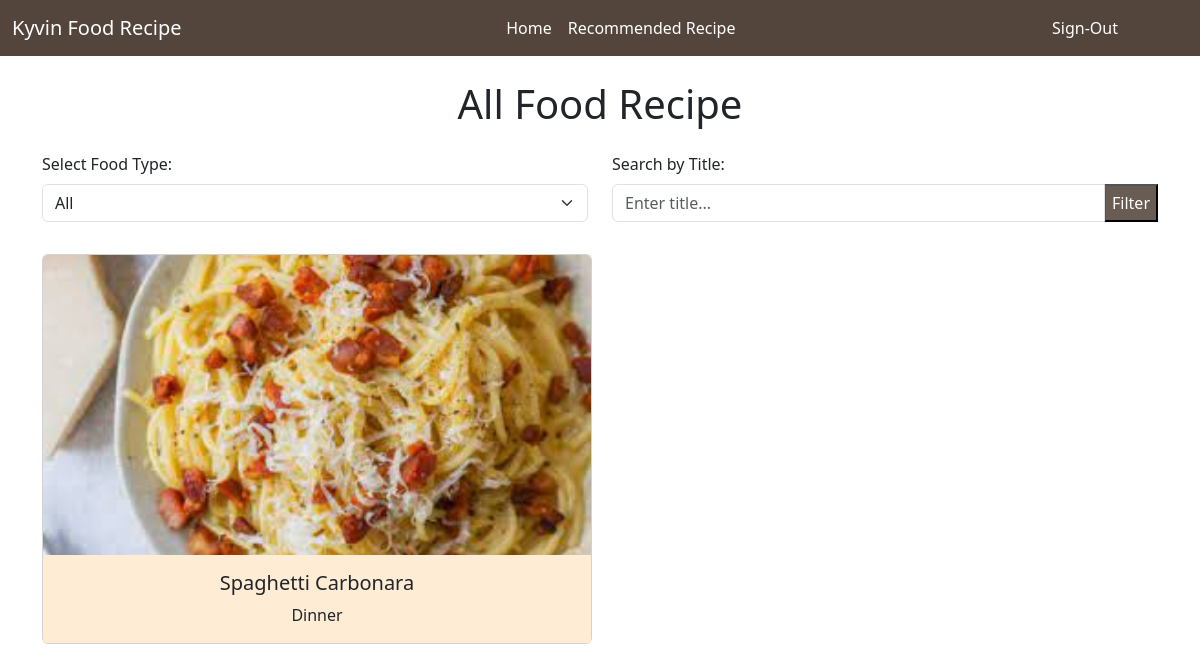
Page /melvin/user.php?type=Dinner (signed in) on the committed database.
### tables this page shows
CREATE TABLE `foods` (
  `food_id` int(11) NOT NULL,
  `title` varchar(255) NOT NULL,
  `type` varchar(255) NOT NULL,
  `description` varchar(2000) NOT NULL,
  `ingredients` varchar(2000) NOT NULL,
  `steps` varchar(2000) NOT NULL,
  `image_path` varchar(1000) NOT NULL,
  `date_created` int(11) NOT NULL DEFAULT current_timestamp(),
  `view_count` int(11) NOT NULL
);

### melvin/user.php (the view, shortened to what this page needs)
<!DOCTYPE html>
<html lang="en">
<head>
    <link rel="stylesheet" href="https://cdn.jsdelivr.net/npm/bootstrap@5.2.2/dist/css/bootstrap.min.css">
</head>
<body>
    <?php include('navbaruser.php'); ?>
    <div class="container my-4">
        <h1 class="text-center mb-4">All Food Recipe</h1>
        <form method="get" class="mb-3">
            <div class="row">
                <div class="col-md-6 mb-3">
                    <label for="type" class="form-label">Select Food Type:</label>
                    <select class="form-select" id="type" name="type">
                        <option value="">All</option>
                    </select>
                </div>
                <div class="col-md-6 mb-3">
                    <label for="search" class="form-label">Search by Title:</label>
                    <div class="input-group">
                        <input type="text" class="form-control" id="search" name="search" placeholder="Enter title...">
                        <button type="submit" class="btn-filter">Filter</button>
                    </div>
                </div>
            </div>
        </form>
        <div class="row">
            <?php
            include('connect.php');
            $whereClause = '';
            if (isset($_GET['type']) && $_GET['type'] !== '') {
                $foodType = mysqli_real_escape_string($conn, $_GET['type']);
                $whereClause .= " WHERE type = '$foodType'";
            }
            $sql = "SELECT * FROM foods" . $whereClause;
            $result = mysqli_query($conn, $sql);
            if (mysqli_num_rows($result) > 0) {
                while ($row = mysqli_fetch_assoc($result)) {
                    ?>
                    <div class="col-md-6">
                        <a href="viewuser.php?id=<?php echo $row['food_id']; ?>">
                            <div class="card mb-4">
                                <img src="<?php echo $row['image_path']; ?>" alt="<?php echo $row['title']; ?>" class="card-img-top">
                                <div class="card-body">
                                    <h5 class="card-title"><?php echo $row['title']; ?></h5>
                                    <p class="card-text"><?php echo $row['type']; ?></p>
                                </div>
                            </div>
                        </a>
                    </div>
                    <?php
                }
            } else {
                echo "<p class='text-center'>No recipe available.</p>";
            }
            ?>
        </div>
    </div>
</body>
</html>

### melvin/user.php (style rules this page uses)
body { background-color: rgba(255, 232, 205, 0.829); }
.card-img-top { height: 300px; object-fit: cover; }
.btn-filter { background-color:#695c53; color: White; }
.card { width: 550px; border: 5px solid #53453c; }
.card-body { position: relative; align-items: center; justify-content: center; display: flex; flex-direction: column; text-decoration: none; background-color: rgba(255, 232, 205, 0.829); }
.col-md-6 a { text-decoration: none; color: black; }

### rows in the picture
foods: image_path (picture), title "Spaghetti Carbonara", type "Dinner"
